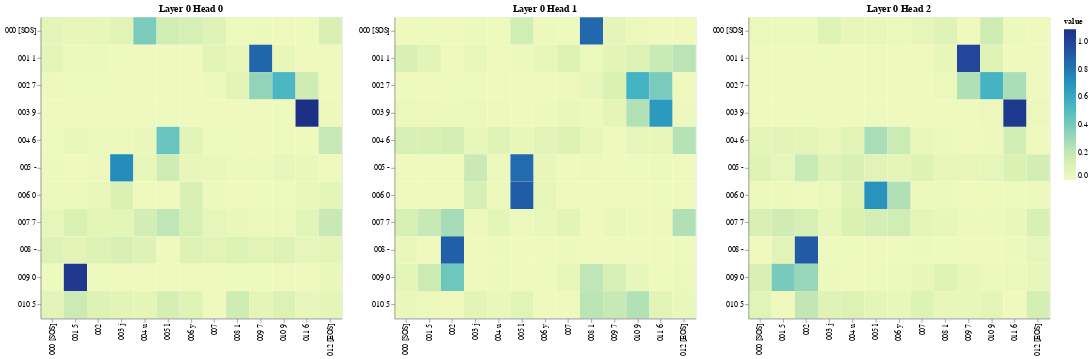

This figure's notebook cell:
### Code cell
# Encoder Self-Attention
get_all_attention_maps("encoder-decoder", layers, heads, decoder_input_tokens, encoder_input_tokens, min(20, sentence_len))

### Figure 1 — Vega-Lite specification as saved in the notebook (floating-point values rounded to 4 significant figures; data arrays with more than 128 entries replaced by an {"elided": "..."} marker saying what was removed)
{"config": {"view": {"continuousWidth": 300, "continuousHeight": 300}}, "vconcat": [{"hconcat": [{"data": {"name": "data-503183499330ab5f58c114f79a8b7df6"}, "mark": {"type": "rect"}, "encoding": {"color": {"field": "value", "type": "quantitative"}, "tooltip": [{"field": "row", "type": "quantitative"}, {"field": "column", "type": "quantitative"}, {"field": "value", "type": "quantitative"}, {"field": "row_token", "type": "nominal"}, {"field": "col_token", "type": "nominal"}], "x": {"axis": {"title": ""}, "field": "col_token", "type": "nominal"}, "y": {"axis": {"title": ""}, "field": "row_token", "type": "nominal"}}, "height": 400, "name": "view_43", "title": "Layer 0 Head 0", "width": 400}, {"data": {"name": "data-e1decac354f8539bbe3c0ed1e2cdecdd"}, "mark": {"type": "rect"}, "encoding": {"color": {"field": "value", "type": "quantitative"}, "tooltip": [{"field": "row", "type": "quantitative"}, {"field": "column", "type": "quantitative"}, {"field": "value", "type": "quantitative"}, {"field": "row_token", "type": "nominal"}, {"field": "col_token", "type": "nominal"}], "x": {"axis": {"title": ""}, "field": "col_token", "type": "nominal"}, "y": {"axis": {"title": ""}, "field": "row_token", "type": "nominal"}}, "height": 400, "name": "view_44", "title": "Layer 0 Head 1", "width": 400}, {"data": {"name": "data-1fabf37eeef4c6721a9b2cb398c85ac8"}, "mark": {"type": "rect"}, "encoding": {"color": {"field": "value", "type": "quantitative"}, "tooltip": [{"field": "row", "type": "quantitative"}, {"field": "column", "type": "quantitative"}, {"field": "value", "type": "quantitative"}, {"field": "row_token", "type": "nominal"}, {"field": "col_token", "type": "nominal"}], "x": {"axis": {"title": ""}, "field": "col_token", "type": "nominal"}, "y": {"axis": {"title": ""}, "field": "row_token", "type": "nominal"}}, "height": 400, "name": "view_45", "title": "Layer 0 Head 2", "width": 400}]}], "params": [{"name": "param_43", "select": {"type": "interval", "encodings": ["x", "y"]}, "bind": "scales", "views": ["view_43"]}, {"name": "param_44", "select": {"type": "interval", "encodings": ["x", "y"]}, "bind": "scales", "views": ["view_44"]}, {"name": "param_45", "select": {"type": "interval", "encodings": ["x", "y"]}, "bind": "scales", "views": ["view_45"]}], "$schema": "https://vega.github.io/schema/vega-lite/v5.20.1.json", "datasets": {"data-503183499330ab5f58c114f79a8b7df6": {"elided": "143 records"}, "data-e1decac354f8539bbe3c0ed1e2cdecdd": {"elided": "143 records"}, "data-1fabf37eeef4c6721a9b2cb398c85ac8": {"elided": "143 records"}}}
